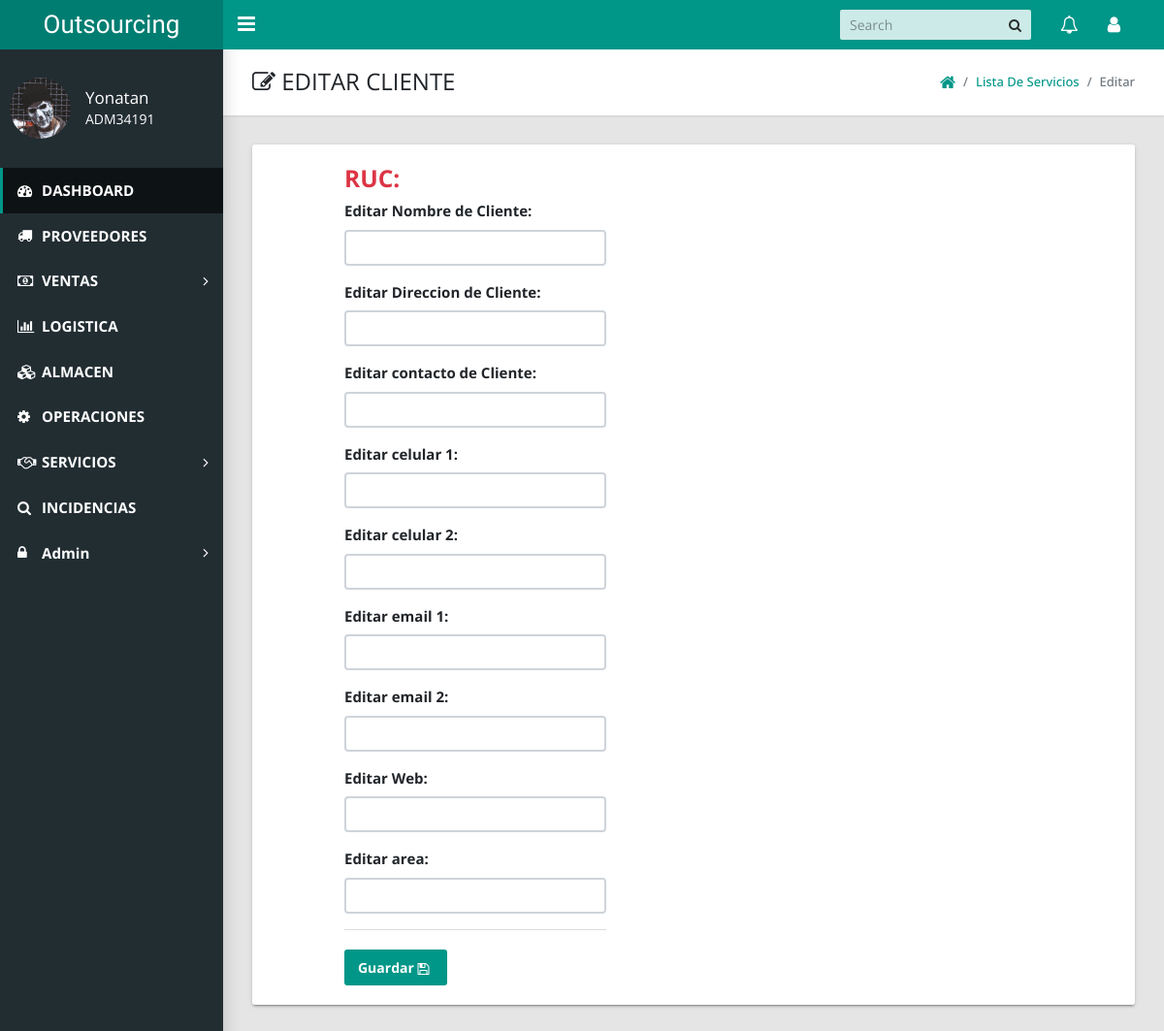
Page /admin/index.php?action=edit_clien&ruc=2012154556 (signed in) on the earlier database version.
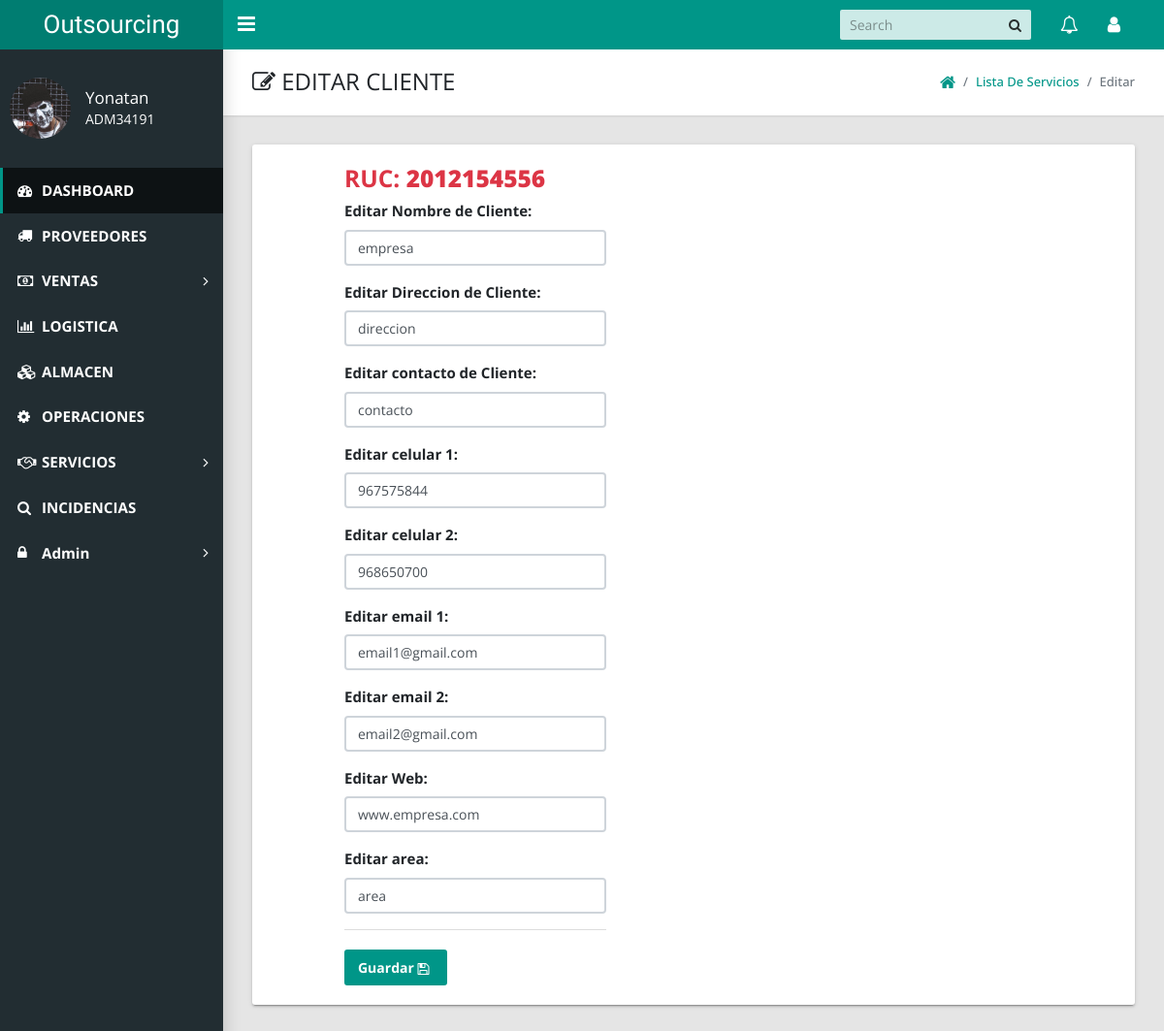
Same page on the later database version.
### tables this page shows
CREATE TABLE `clientes` (
  `Id_cliente` int(10) NOT NULL,
  `ruc_cliente` int(11) NOT NULL,
  `razon_cliente` varchar(50) NOT NULL,
  `direccion_cliente` text NOT NULL,
  `contacto_cliente` varchar(100) NOT NULL,
  `celular1_cliente` int(9) NOT NULL,
  `celular2_cliente` int(9) NOT NULL,
  `email1_cliente` varchar(50) NOT NULL,
  `email2_cliente` varchar(50) NOT NULL,
  `web_cliente` text NOT NULL,
  `area_cliente` varchar(50) NOT NULL,
  `estado_cliente` varchar(50) NOT NULL,
  `asignado_cliente` varchar(50) NOT NULL
);

### admin/includes/cotizaciones/edit_cliente.php (the view, shortened to what this page needs)
<?php $edit_cat = mysqli_query($conexion, "select * from clientes where ruc_cliente='$_GET[ruc]'");
$fetch_cat = mysqli_fetch_array($edit_cat); ?>
<?php if($_SESSION['role'] != 7 AND $_SESSION['role'] != 17 AND $_SESSION['role'] != 5 ){
echo "<script>alert('No puedes acceder acá ')</script>";
echo "<script>window.open('index.php?logged_in=Logueaste%20correctamente!','_self')</script>";
}else{ ?>
<main class="app-content">
      <div class="app-title">
        <div>
          <h1><i class="fa fa-edit"></i> EDITAR CLIENTE</h1>
        </div>
        <ul class="app-breadcrumb breadcrumb side">
          <li class="breadcrumb-item"><a href="index.php?logged_in=Logueaste%20correctamente!"><i class="fa fa-home fa-lg"></i></a></li>
          <li class="breadcrumb-item "><a href="index.php?action=view_serv">Lista de Servicios</a></li>
          <li class="breadcrumb-item active">Editar</li>
        </ul>
      </div>
      <div class="row" style="font-size: 15px;">
        <div class="col-md-12">
          <div class="tile">
            <div class="row">
              <div class="col-lg-4 offset-lg-1">
                <form action="" method="POST" accept-charset="utf-8">
                  <h3 style="color:#dc3545; ">RUC: <b><?php echo $fetch_cat['ruc_cliente']; ?></b></h3>
                  <div class="form-group">
                    <label for="exampleInputEmail1">Editar Nombre de Cliente:</label>
                       <input class="form-control" type="text"name="cliente_nombre" value="<?php echo $fetch_cat['razon_cliente']; ?>" size="30" required >
                  </div>
                  <div class="form-group">
                    <label for="exampleInputEmail1">Editar Direccion de Cliente:</label>
                    <input class="form-control" type="text"name="cliente_direccion" value="<?php echo $fetch_cat['direccion_cliente']; ?>" size="30" required >
                  </div>
                  <div class="form-group">
                    <label for="exampleInputEmail1">Editar contacto de Cliente:</label>
                    <input class="form-control" type="text"name="cliente_contact" value="<?php echo $fetch_cat['contacto_cliente']; ?>" size="30" required >
                  </div>
                  <div class="form-group">
                    <label for="exampleInputEmail1">Editar celular 1:</label>
                    <input class="form-control" type="text"name="cliente_cel1" value="<?php echo $fetch_cat['celular1_cliente']; ?>" size="30" required >
                  </div>
                  <div class="form-group">
                    <label for="exampleInputEmail1">Editar celular 2:</label>
                    <input class="form-control" type="text"name="cliente_cel2" value="<?php echo $fetch_cat['celular2_cliente']; ?>" size="30" required >
                  </div>
                  <div class="form-group">
                    <label for="exampleInputEmail1">Editar email 1:</label>
                    <input class="form-control" type="text"name="cliente_email1" value="<?php echo $fetch_cat['email1_cliente']; ?>" size="30" required >
                  </div>
                  <div class="form-group">
                    <label for="exampleInputEmail1">Editar email 2:</label>
                    <input class="form-control" type="text"name="cliente_email2" value="<?php echo $fetch_cat['email2_cliente']; ?>" size="30" required >
                  </div>
                  <div class="form-group">
                    <label for="exampleInputEmail1">Editar Web:</label>
                    <input class="form-control" type="text"name="cliente_web" value="<?php echo $fetch_cat['web_cliente']; ?>" size="30" required >
                  </div>
                  <div class="form-group">
                    <label for="exampleInputEmail1">Editar area:</label>
                    <input class="form-control" type="text"name="cliente_area" value="<?php echo $fetch_cat['area_cliente']; ?>" size="30" required >
                  </div>
                  <div class="tile-footer">
              <button class="btn btn-primary" name="edit_cliente"type="submit">Guardar  <i class="fa fa-floppy-o" aria-hidden="true"></i></button>
            </div>
                </form>
                </div>
            </div>
          </div>
        </div>
      </div>
    </main>
<?php } ?>

Differences in the rows shown:
added clientes: ruc_cliente "2012154556", cliente_nombre "empresa", cliente_direccion "direccion", cliente_contact "contacto", cliente_cel1 "967575844", cliente_cel2 "968650700", cliente_email1 "email1@gmail.com", cliente_email2 "email2@gmail.com", cliente_web "www.empresa.com", cliente_area "area"
